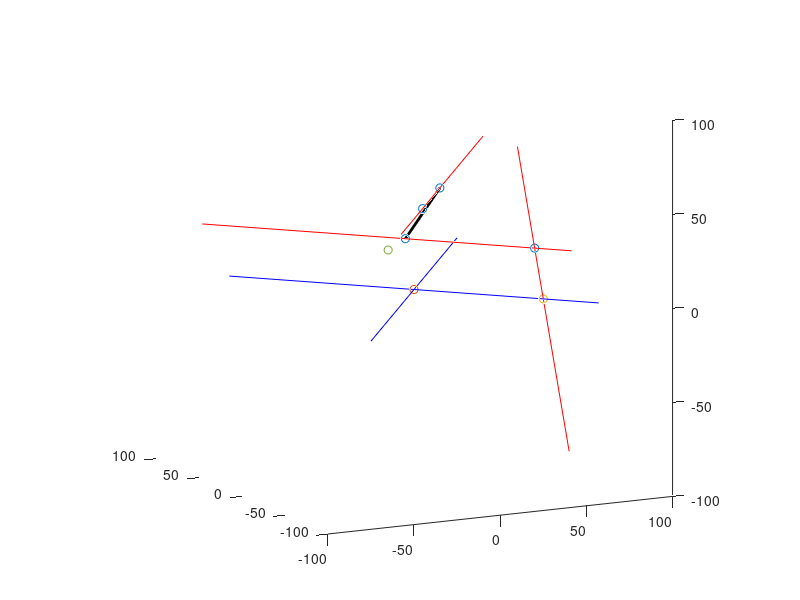

Recreate this plot in MATLAB. (Note: this script raises an error after producing the figure.)
function demoGeom3d(varargin)
%DEMOGEOM3D Demo of geom3d basic processing
%   
%   Usage:
%   demoGeom3d
%
%   This demo demonstrates some usage example of the geom3d library. 
%   In particular, it shows how to:
%   - create shapes like points, edges, lines and plane
%   - draw these shape on current figure
%   - compute intersections of lines and planes
%   - compute lines perpendicular to a plane
%
%   See also
%
%
% ------
% Author: David Legland
% e-mail: david.legland@grignon.inra.fr
% Created: 2009-06-22,    using Matlab 7.7.0.471 (R2008b)
% Copyright 2009 INRA - Cepia Software Platform.


%% Create points and lines

% create some points: points are simply represented by a row vector of 3
% elements.
p1 = [10 20 30];
p2 = [80 10 20];
p3 = [20 50 10];
p4 = [30 30 50];

% points can be grouped into arrays to represent point sets
points = [p1;p2;p3;p4];

% create a 3D line through 2 points
line12 = createLine3d(p1, p2);
line34 = createLine3d(p3, p4);
p1_orig = p1-p1;
p2_orig = p2-p1;
line12_orig = createLine3d(p1_orig, p2_orig);
line34_orig = createLine3d(p3-p3, p4-p3);
% an edge is represented by concatenating its vertices
edge13 = [p1 p3];

% prepare a figure for drawing
figure(1); clf; hold on;
axis equal;
axis([-100 100 -100 100 -100 100]);
set(gcf, 'renderer', 'opengl');
set(gca, 'CameraPosition', [400 -200 800]);

% draw all points
drawPoint3d(points);
drawPoint3d(p1_orig);
drawPoint3d(p2_orig);
% draw the line, with some drawing options (clipping is automatic).
drawLine3d(line12, 'color', 'r');
drawLine3d(line34, 'color', 'r');
drawLine3d(line12_orig, 'color', 'b');
drawLine3d(line34_orig, 'color', 'b');
% draw an edge, using a thick stroke and a different color
drawEdge(edge13, 'color', 'k', 'linewidth', 2);
p21 = p2-p1;
p31 = p3-p1;
line112 = createLine3d(p21, p2);
drawLine3d(line112, 'color', 'r');
p4 = [10 10 50]
drawPoint3d(p4);

%% Create planes

% create a plane from 3 points
plane = createPlane(p1, p2, p3);

% draw the plane. Clipping is automatically performed.
drawPlane3d(plane);

% create a line from a point and a direction vector
p0 = [60 60 60];
n0 = [-10 1 10];
plane0 = createPlane(p0, n0);

% draw the plane, changing its color
drawPlane3d(plane0, 'g');


%% Compute intersections

% compute intersection between 2 planes
line = intersectPlanes(plane0, plane);
drawLine3d(line, 'lineWidth', 2);

% compute intersection between a plane and a line
inter = intersectLinePlane(line12, plane0);
drawPoint3d(inter, 'marker', '+', 'markerSize', 10, 'linewidth', 3);

% create a line perpendicular to a plane
normal = planeNormal(plane);
perpLine = [80 60 40 normal];
drawLine3d(perpLine);

% compute intersection of line with plane
inter2 = intersectLinePlane(perpLine, plane);
drawPoint3d(inter2);

